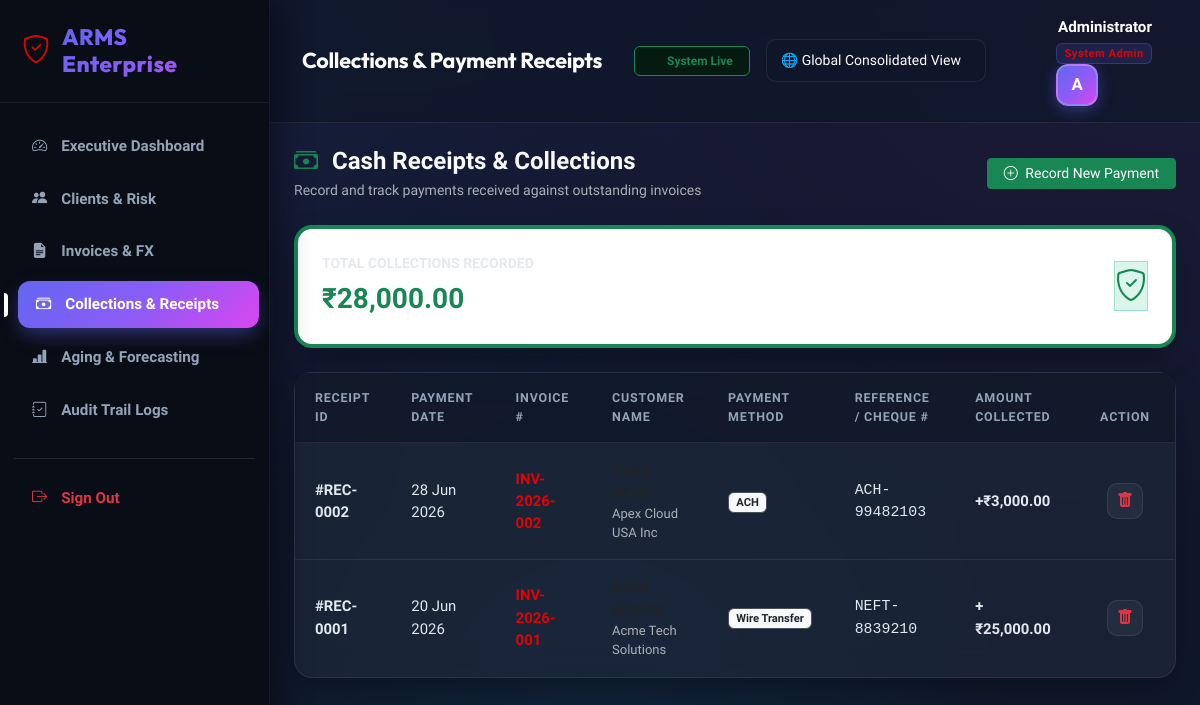
The app's page /payments/index.php (signed in) with its own data.
### tables this page shows
CREATE TABLE payments (
    payment_id INT AUTO_INCREMENT PRIMARY KEY,
    invoice_id INT NOT NULL,
    payment_date DATE NOT NULL,
    amount DECIMAL(12,2) NOT NULL,
    currency_code VARCHAR(10) DEFAULT 'INR',
    fx_rate DECIMAL(10,4) DEFAULT 1.0000,
    payment_method ENUM('Wire Transfer','ACH','Credit Card','UPI','Cheque') DEFAULT 'Wire Transfer',
    reference_no VARCHAR(100),
    remarks TEXT,
    created_at TIMESTAMP DEFAULT CURRENT_TIMESTAMP,
    FOREIGN KEY (invoice_id) REFERENCES invoices(invoice_id) ON DELETE CASCADE
);

CREATE TABLE invoices (
    invoice_id INT AUTO_INCREMENT PRIMARY KEY,
    entity_id INT NOT NULL DEFAULT 1,
    customer_id INT NOT NULL,
    invoice_number VARCHAR(50) UNIQUE NOT NULL,
    invoice_date DATE NOT NULL,
    due_date DATE NOT NULL,
    currency_code VARCHAR(10) DEFAULT 'INR',
    fx_rate DECIMAL(10,4) DEFAULT 1.0000,  
    subtotal DECIMAL(12,2) NOT NULL DEFAULT 0.00,
    tax_amount DECIMAL(12,2) NOT NULL DEFAULT 0.00,
    total_amount DECIMAL(12,2) NOT NULL DEFAULT 0.00,
    paid_amount DECIMAL(12,2) NOT NULL DEFAULT 0.00,
    late_fee DECIMAL(12,2) NOT NULL DEFAULT 0.00,
    status ENUM('Pending','Partially Paid','Paid','Overdue') DEFAULT 'Pending',
    notes TEXT,
    created_at TIMESTAMP DEFAULT CURRENT_TIMESTAMP,
    FOREIGN KEY(entity_id) REFERENCES entities(entity_id) ON DELETE CASCADE,
    FOREIGN KEY(customer_id) REFERENCES customers(customer_id) ON DELETE CASCADE
);

CREATE TABLE customers (
    customer_id INT AUTO_INCREMENT PRIMARY KEY,
    entity_id INT NOT NULL DEFAULT 1,
    customer_name VARCHAR(100) NOT NULL,
    company_name VARCHAR(150),
    email VARCHAR(100),
    phone VARCHAR(20),
    address TEXT,
    city VARCHAR(100),
    state VARCHAR(100),
    country VARCHAR(100),
    currency_code VARCHAR(10) DEFAULT 'INR',
    credit_limit DECIMAL(12,2) DEFAULT 100000.00,
    payment_terms VARCHAR(50) DEFAULT 'Net 30',
    risk_level ENUM('Low','Medium','High') DEFAULT 'Low',
    credit_hold TINYINT(1) DEFAULT 0,  
    created_at TIMESTAMP DEFAULT CURRENT_TIMESTAMP,
    FOREIGN KEY (entity_id) REFERENCES entities(entity_id) ON DELETE CASCADE
);

### payments/index.php (the view, shortened to what this page needs)
<?php
require_once "../config/database.php";
include "../includes/header.php";
include "../includes/sidebar.php";
try {
    $stmt = $conn->query("
        SELECT p.*, i.invoice_number, i.total_amount, c.customer_name, c.company_name
        FROM payments p
        JOIN invoices i ON p.invoice_id = i.invoice_id
        JOIN customers c ON i.customer_id = c.customer_id
        ORDER BY p.payment_id DESC
    ");
    $payments = $stmt->fetchAll(PDO::FETCH_ASSOC);
    $tot_stmt = $conn->query("SELECT COALESCE(SUM(amount), 0) FROM payments");
    $total_collections = $tot_stmt->fetchColumn();
} catch (PDOException $e) {
    die("Database Error: " . $e->getMessage());
}
?>
<div class="content">
    <?php include "../includes/navbar.php"; ?>
    <div class="container-fluid p-4">
        <div class="d-flex flex-column flex-md-row justify-content-between align-items-md-center gap-3 mb-4">
            <div>
                <h4 class="fw-bold mb-1"><i class="bi bi-cash-stack text-success me-2"></i> Cash Receipts & Collections</h4>
                <p class="text-muted small mb-0">Record and track payments received against outstanding invoices</p>
            </div>
            <a href="add.php" class="btn btn-success btn-sm px-3">
                <i class="bi bi-plus-circle me-1"></i> Record New Payment
            </a>
        </div>
        <div class="card-custom p-4 mb-4 bg-white border-start border-4 border-success">
            <div class="d-flex justify-content-between align-items-center">
                <div>
                    <div class="text-muted small fw-semibold">TOTAL COLLECTIONS RECORDED</div>
                    <div class="fs-3 fw-bold text-success mt-1">₹<?= number_format($total_collections, 2) ?></div>
                </div>
                <div class="stat-icon bg-emerald-light">
                    <i class="bi bi-shield-check fs-2 text-success"></i>
                </div>
            </div>
        </div>
        <div class="card-custom">
            <div class="table-responsive">
                <table class="table table-custom mb-0">
                    <thead>
                        <tr>
                            <th>Receipt ID</th>
                            <th>Payment Date</th>
                            <th>Invoice #</th>
                            <th>Customer Name</th>
                            <th>Payment Method</th>
                            <th>Reference / Cheque #</th>
                            <th>Amount Collected</th>
                            <th width="100" class="text-center">Action</th>
                        </tr>
                    </thead>
                    <tbody>
                        <?php if (count($payments) > 0): ?>
                            <?php foreach ($payments as $p): ?>
                                <tr>
                                    <td class="fw-bold">#REC-<?= str_pad($p['payment_id'], 4, '0', STR_PAD_LEFT) ?></td>
                                    <td class="small"><?= date('d M Y', strtotime($p['payment_date'])) ?></td>
                                    <td>
                                        <a href="../invoices/view.php?id=<?= $p['invoice_id'] ?>" class="fw-bold text-indigo text-decoration-none">
                                            <?= htmlspecialchars($p['invoice_number']) ?>
                                        </a>
                                    </td>
                                    <td>
                                        <div class="fw-semibold text-dark"><?= htmlspecialchars($p['customer_name']) ?></div>
                                        <div class="text-muted small"><?= htmlspecialchars($p['company_name'] ?: 'Individual Client') ?></div>
                                    </td>
                                    <td>
                                        <span class="badge bg-light text-dark border"><?= htmlspecialchars($p['payment_method']) ?></span>
                                    </td>
                                    <td class="small font-monospace">
                                        <?= htmlspecialchars($p['reference_no'] ?: 'N/A') ?>
                                    </td>
                                    <td class="fw-bold text-success">
                                        +₹<?= number_format($p['amount'], 2) ?>
                                    </td>
                                    <td class="text-center">
                                        <a href="delete.php?id=<?= $p['payment_id'] ?>" class="btn btn-action btn-light text-danger" title="Void Payment" onclick="return confirm('Are you sure you want to delete/void this payment record?')">
                                            <i class="bi bi-trash-fill"></i>
                                        </a>
                                    </td>
                                </tr>
                            <?php endforeach; ?>
                        <?php endif; ?>
                    </tbody>
                </table>
            </div>
        </div>
    </div>
</div>
<?php include "../includes/footer.php"; ?>

### assets/css/dashboard.css (style rules this page uses)
:root { --primary: #6366f1; --primary-gradient: linear-gradient(135deg, #6366f1 0%, #8b5cf6 50%, #d946ef 100%); --primary-glow: rgba(99, 102, 241, 0.25); --bg-main: #0f172a; --bg-card: rgba(30, 41, 59, 0.7); --bg-card-hover: rgba(30, 41, 59, 0.9); --border-glass: rgba(255, 255, 255, 0.08); --border-highlight: rgba(99, 102, 241, 0.3); --sidebar-bg: #090d16; --sidebar-border: rgba(255, 255, 255, 0.06); --text-main: #f8fafc; --text-muted: #94a3b8; --text-dark: #e2e8f0; --success: #10b981; --success-bg: rgba(16, 185, 129, 0.12); --warning: #f59e0b; --warning-bg: rgba(245, 158, 11, 0.12); --danger: #f43f5e; --danger-bg: rgba(244, 63, 94, 0.12); --info: #06b6d4; --info-bg: rgba(6, 182, 212, 0.12); --shadow-card: 0 10px 30px -10px rgba(0, 0, 0, 0.5), 0 0 15px rgba(99, 102, 241, 0.05); --shadow-hover: 0 20px 40px -15px rgba(99, 102, 241, 0.25), 0 0 25px rgba(168, 85, 247, 0.15); }
body { font-family: 'Plus Jakarta Sans', 'Outfit', sans-serif; background-color: var(--bg-main); background-image: radial-gradient(at 0% 0%, rgba(99, 102, 241, 0.12) 0px, transparent 50%), radial-gradient(at 100% 0%, rgba(217, 70, 239, 0.08) 0px, transparent 50%), radial-gradient(at 50% 100%, rgba(6, 182, 212, 0.08) 0px, transparent 50%); background-attachment: fixed; color: var(--text-main); margin: 0; padding: 0; min-height: 100vh; }
.content { margin-left: 270px; min-height: 100vh; display: flex; flex-direction: column; }
.card-custom { background: var(--bg-card); backdrop-filter: blur(16px); -webkit-backdrop-filter: blur(16px); border: 1px solid var(--border-glass); border-radius: 18px; box-shadow: var(--shadow-card); transition: all 0.3s cubic-bezier(0.4, 0, 0.2, 1); color: var(--text-main); }
.bg-emerald-light { background: rgba(16, 185, 129, 0.15); color: #34d399; border: 1px solid rgba(16, 185, 129, 0.3); }
.text-indigo { color: #e00303 !important; }
.table-custom { color: var(--text-main); margin: 0; }
.table-custom th { background: rgba(15, 23, 42, 0.8) !important; color: var(--text-muted) !important; font-weight: 700; font-size: 0.78rem; text-transform: uppercase; letter-spacing: 0.8px; border-bottom: 1px solid var(--border-glass) !important; padding: 16px 20px !important; }
.table-custom td { padding: 16px 20px !important; vertical-align: middle; color: var(--text-dark) !important; border-bottom: 1px solid var(--border-glass) !important; background: transparent !important; font-size: 0.93rem; }
.btn-action { width: 36px; height: 36px; padding: 0; display: inline-flex; align-items: center; justify-content: center; border-radius: 10px; background: rgba(255, 255, 255, 0.05); border: 1px solid var(--border-glass); color: var(--text-main); transition: all 0.2s ease; }

### records on screen
payments: payment_id "0002", payment_date "28 Jun 2026", invoice.invoice_number "INV-2026-002", customers.company_name "Apex Cloud USA Inc", payment_method "ACH", reference_no "ACH-99482103", amount "3,000.00"
payments: payment_id "0001", payment_date "20 Jun 2026", invoice.invoice_number "INV-2026-001", customers.company_name "Acme Tech Solutions", payment_method "Wire Transfer", reference_no "NEFT-8839210", amount "25,000.00"

### other values on screen
$page_header "Collections & Payment Receipts"
$user_name "Administrator"
$user_role "System Admin"
$initial "A"
$total_collections "28,000.00"
